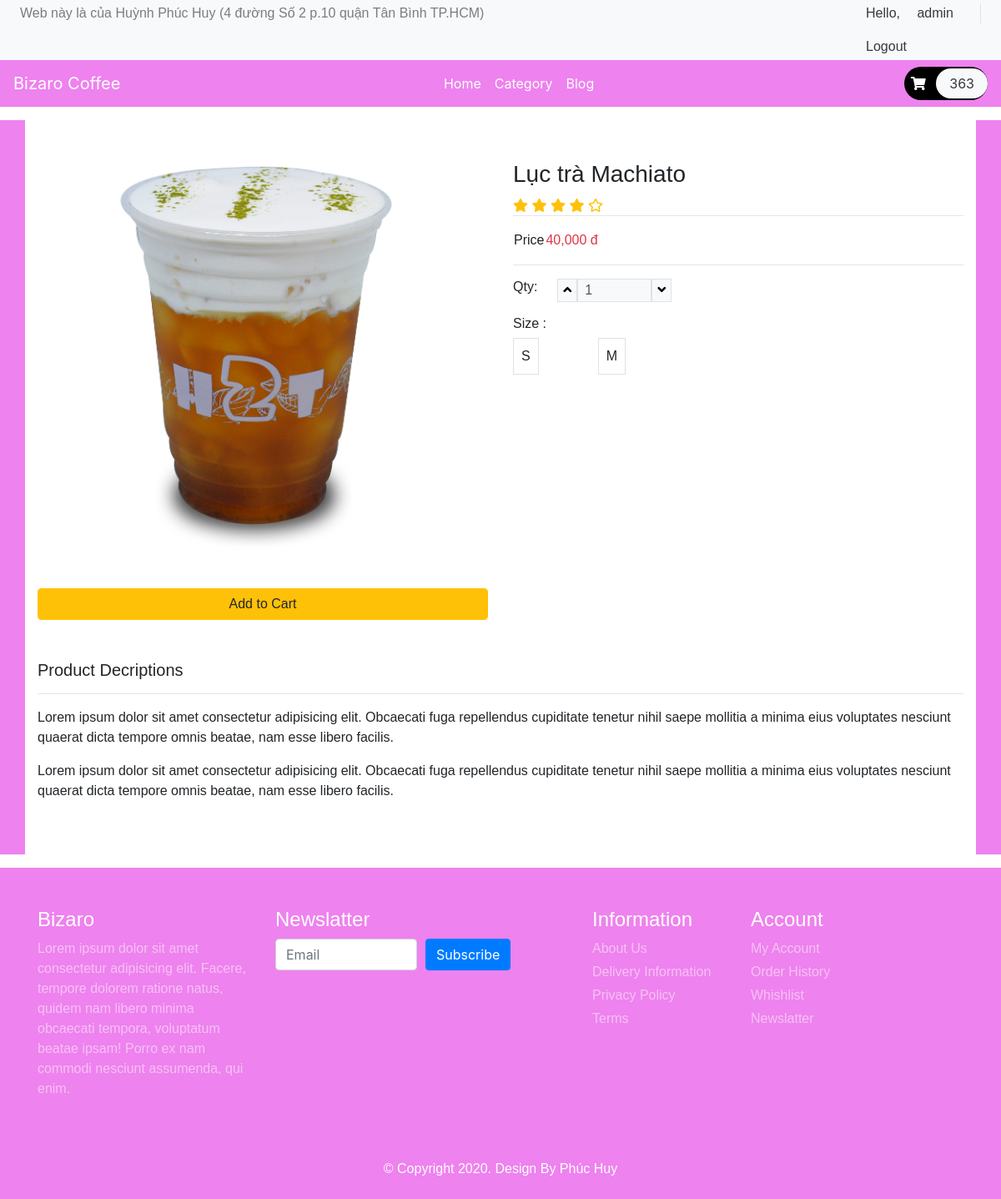
The page /detail.php?id=15 (signed in) on the database its author committed.
### tables this page shows
CREATE TABLE `user` (
  `id` int NOT NULL AUTO_INCREMENT,
  `username` varchar(200) DEFAULT NULL,
  `pass` varchar(200) DEFAULT NULL,
  `role` int DEFAULT NULL,
  PRIMARY KEY (`id`)
);

CREATE TABLE `foods` (
  `id` int NOT NULL AUTO_INCREMENT,
  `name` varchar(200) DEFAULT NULL,
  `img` varchar(500) DEFAULT NULL,
  `price` int DEFAULT NULL,
  `type` int DEFAULT NULL,
  `isDelete` int DEFAULT NULL,
  PRIMARY KEY (`id`)
);

### detail.php (called while the page is built, shortened)
<?php
require_once('./components/header.php');
require_once('./components/_detail.php');
require_once('./components/footer.php');

### core/Database.php (called while the page is built, shortened)
<?php
class Database
{
    public $servername = "localhost:3306";
    public $username = "root";
    public $password = "Hakihome1412";
    function __construct()
    {
        $this->conn = mysqli_connect($this->servername, $this->username, $this->password);
    }
}

### core/User.php (called while the page is built, shortened)
<?php
class User extends Database
{
    public function getUserById($id)
    {
        $query = "SELECT * FROM user WHERE id='$id'";
        $result =  mysqli_query($this->conn, $query);
        $resultItem = null;
        while ($item = mysqli_fetch_array($result, MYSQLI_ASSOC)) {
            $resultItem = $item;
            break;
        }
        return $resultItem;
    }
}
$userCore = new User;

### core/Cart.php (called while the page is built, shortened)
<?php
class Cart extends Database
{
    public function getFoodsInCartByIdUser($id)
    {
        $query = "SELECT b.id, b.id_food, a.name, a.price, a.img, b.quantity, b.size FROM foods a,cart b WHERE a.id=b.id_food AND b.id_user='$id' AND b.status=0";
        $result =  mysqli_query($this->conn, $query);
        $resultArray = array("food_arr" => array(), "count" => 0);
        while ($item = mysqli_fetch_array($result, MYSQLI_ASSOC)) {
            $resultArray["food_arr"][] = $item;
            $resultArray["count"] += $item["quantity"];
        }
        return $resultArray;
    }
}
$cartCore = new Cart;

### core/Size.php (called while the page is built, shortened)
<?php
class Size extends Database
{
    public function getSizeByIdFood($id)
    {
        $query = "SELECT * FROM size WHERE id_food=$id";
        $result =  mysqli_query($this->conn, $query);
        $resultItem = null;
        while ($item = mysqli_fetch_array($result, MYSQLI_ASSOC)) {
            $resultItem = $item;
            break;
        }
        return $resultItem;
    }
}
$sizeCore = new Size;

### core/Foods.php (called while the page is built, shortened)
<?php
class Foods extends Database
{
    public function getItemById($id)
    {
        $query = "SELECT * FROM foods WHERE id=$id";
        $result =  mysqli_query($this->conn, $query);
        $resultItem = null;
        while ($item = mysqli_fetch_array($result, MYSQLI_ASSOC)) {
            $resultItem = $item;
            break;
        }
        return $resultItem;
    }
}

### components/_detail.php (the view, shortened to what this page needs)
<?php
$id = 1;
if (isset($_GET["id"])) {
    $id = $_GET["id"];
}
$item = $foodsCore->getItemById($id);
$size = $sizeCore->getSizeByIdFood($id);
?>
<div class="container color-white-bg mt-3 mb-3">
    <div class="row">
        <div class="col-sm-6">
            <img src="<?php echo $item["img"] ?>" alt="img" class="img-fluid">
            <div class="form-row pt-4 font-size-16 font-sans">
                <div class="col">
                    <form method="POST" class="formDetailPost">
                        <button class="btn btn-warning form-control" type="submit">Add to Cart</button>
                    </form>
                </div>
            </div>
        </div>
        <div class="col-sm-6 py-5">
            <h3 class="font-sans font-size-20"><?php echo $item["name"] ?></h3>
            <div class="d-flex">
                <div class="rating text-warning font-size-12">
                    <span><i class="fas fa-star"></i></span>
                    <span><i class="fas fa-star"></i></span>
                    <span><i class="fas fa-star"></i></span>
                    <span><i class="fas fa-star"></i></span>
                    <span><i class="far fa-star"></i></span>
                </div>
            </div>
            <hr class="m-0">
            <table class="my-3">
                <tr class="font-sans font-size-14">
                    <td>Price</td>
                    <td class="font-size-20 text-danger"><span><?php echo number_format($item['price'], 0, '.', ',') ?> đ</span></td>
                </tr>
            </table>
            <hr>
            <div class="row">
                <div class="col-6">
                    <div class="qty d-flex">
                        <h6 class="font-sans">Qty:</h6>
                        <div class="px-4 d-flex font-sans">
                            <button class="btnQtyUp border bg-light"><i class="fas fa-angle-up"></i></button>
                            <input type="text" class="inputQty border px-2 w-50 bg-light" disabled value="1">
                            <button class="btnQtyDown border bg-light"><i class="fas fa-angle-down"></i></button>
                        </div>
                    </div>
                </div>
            </div>
            <?php if ($size["size_s"] != 0 || $size["size_m"] != 0 || $size["size_l"] != 0) { ?>
                <div class="size my-3">
                    <h6 class="font-sans">Size :</h6>
                    <div class="d-flex justify-content-between w-25">
                        <?php
                        if ($size["size_s"] == 1) { ?>
                            <div class="font-sans border p-2 divSizeS">
                                <button class="btn p-0 font-size 14 btnSizeS">S</button>
                            </div>
                        <?php  } ?>
                        <?php
                        if ($size["size_m"] == 1) { ?>
                            <div class="font-sans border p-2 divSizeM">
                                <button class="btn p-0 font-size 14 btnSizeM">M</button>
                            </div>
                        <?php  } ?>
                    </div>
                    <h5 style="color: red;" class="py-3 font-sans showError"></h5>
                </div>
            <?php } ?>
        </div>
        <div class="col-12 my-5">
            <h5 class="font-sans">Product Decriptions</h5>
            <hr>
            <p class="font-sans font-size-14">Lorem ipsum dolor sit amet consectetur adipisicing elit. Obcaecati fuga
                repellendus cupiditate tenetur nihil saepe mollitia a minima eius voluptates nesciunt quaerat dicta
                tempore omnis beatae, nam esse libero facilis.</p>
            <p class="font-sans font-size-14">Lorem ipsum dolor sit amet consectetur adipisicing elit. Obcaecati fuga
                repellendus cupiditate tenetur nihil saepe mollitia a minima eius voluptates nesciunt quaerat dicta
                tempore omnis beatae, nam esse libero facilis.</p>
        </div>
    </div>
</div>

### components/header.php (shortened to what this page needs)
<?php
require_once('Bridge.php');
if (isset($_SESSION["userid"])) {
    $res = $cartCore->getFoodsInCartByIdUser($_SESSION["userid"]);
    $countCart = $res["count"];
}
?>
<!DOCTYPE html>
<html lang="en">
<head>
    <link rel="stylesheet" href="https://stackpath.bootstrapcdn.com/bootstrap/4.5.1/css/bootstrap.min.css" />
    <link rel="stylesheet" href="https://cdnjs.cloudflare.com/ajax/libs/OwlCarousel2/2.3.4/assets/owl.carousel.min.css" />
    <link rel="stylesheet" href="https://cdnjs.cloudflare.com/ajax/libs/OwlCarousel2/2.3.4/assets/owl.theme.default.min.css" />
    <link rel="stylesheet" href="https://cdnjs.cloudflare.com/ajax/libs/font-awesome/5.14.0/css/all.min.css" />
    <link rel="stylesheet" type="text/css" href="./public/css/styles.css" />
</head>
<body>
    <header>
        <div class="strip d-flex justify-content-between px-4 py-1 bg-light">
            <p class="font-sans font-size-20 text-black-50 m-0">
                Web này là của Huỳnh Phúc Huy (4 đường Số 2 p.10 quận Tân Bình TP.HCM)
            </p>
            <?php if (isset($_SESSION["userid"])) { ?>
                <?php
                $user = $userCore->getUserById($_SESSION["userid"]);
                ?>
                <?php if ($user["role"] == 0) { ?>
                    <div class="font-sans font-size-14">
                        <p class="px-3 border-right text-dark">Hello, <a href="admin.php" class="px-3 text-dark" id="a_logout"><?php echo $user["username"]; ?></a></p>
                        <a href="index.php?logout=true" class="px-3 text-dark" id="a_logout">Logout</a>
                    </div>
                <?php  } ?>
            <?php }  ?>
        </div>
        <nav class="navbar navbar-expand-lg navbar-dark color-violet-bg">
            <a class="navbar-brand" href="index.php">Bizaro Coffee</a>
            <div class="collapse navbar-collapse" id="navbarNav">
                <ul class="navbar-nav m-auto font-rubik">
                    <li class="nav-item active">
                        <a class="nav-link" href="index.php">Home</a>
                    </li>
                    <li class="nav-item active">
                        <a class="nav-link" href="category.php">Category</a>
                    </li>
                    <li class="nav-item active">
                        <a class="nav-link" href="blog.php">Blog</a>
                    </li>
                </ul>
                <a href="cart.php" class="py-2 rounded-pill color-black-bg" style="text-decoration: none;">
                    <span class="fon-size-16 px-2 text-white"><i class="fas fa-shopping-cart"></i></span>
                    <span class="px-3 py-2 rounded-pill text-dark bg-light" id="countCart"><?php echo (isset($countCart)) ? $countCart : 0; ?></span>
                </a>
            </div>
        </nav>
    </header>
    <div class="container-fluid color-violet-bg">

### public/css/styles.css (style rules this page uses)
.font-size-14 { font-size: 14; }
.font-size-16 { font-size: 16; }
.font-size-20 { font-size: 20; }
.font-sans { font-family: "Lucida Sans", "Lucida Sans Regular", "Lucida Grande", "Lucida Sans Unicode", Geneva, Verdana, sans-serif; }
.color-violet-bg { background-color: violet; }
.color-white-bg { background-color: white; }
.color-black-bg { background-color: black; }
.active { background-color: violet; }

### rows shown on the page
user: username "admin"
foods: img (picture), name "Lục trà Machiato", price "40,000"

### other values the page prints
$countCart "363"
